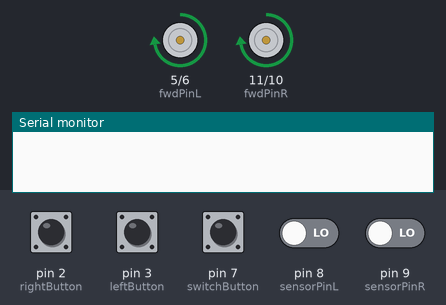
Bench run of a sketch on a simulated Arduino Uno, built with avr-gcc and run on an emulated ATmega328P. Shown: motor-driver pin pairs drawn as motors (green arrow = first pin HIGH = forward, orange = second pin HIGH = backward, longer = more drive), the last lines printed to the serial monitor. The test bench sets the inputs (shaded band); at power-on: pin 2 (rightButton), pin 3 (leftButton), pin 7 (switchButton), pin 8 (sensorPinL), pin 9 (sensorPinR) LOW.

Above: at 1.2 s.
1.3 s: pin 3 (leftButton) pulled HIGH for 0.15 s
At 2.1 s:
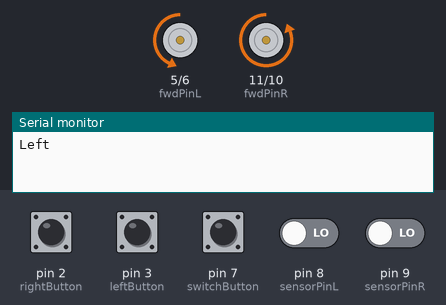
4.4 s: pin 2 (rightButton) pulled HIGH for 0.15 s
At 6.7 s:
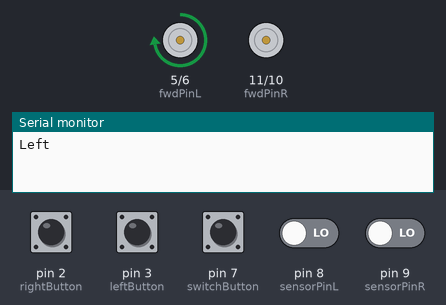
7.5 s: pin 7 (switchButton) pulled HIGH for 0.15 s
At 8.0 s:
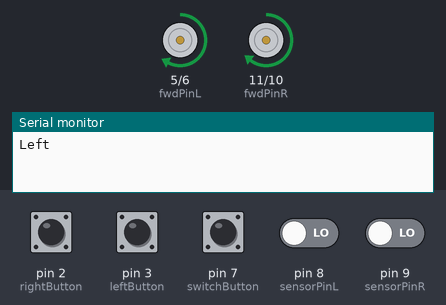
9.2 s: pin 8 (sensorPinL) driven HIGH
At 10.4 s:
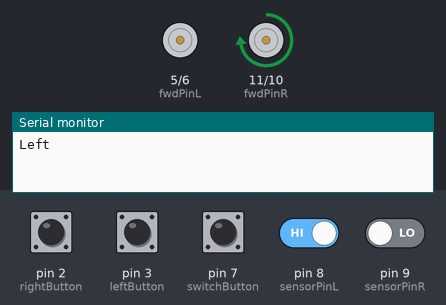
10.7 s: pin 9 (sensorPinR) driven HIGH
At 11.6 s:
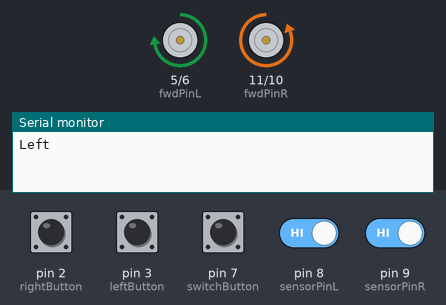
13.7 s: pin 9 (sensorPinR) driven LOW
At 15.8 s:
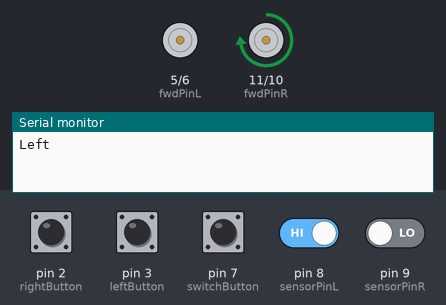
Timing chart, 0 to 17.2 s (numbered marks = the images above; inputs shaded):
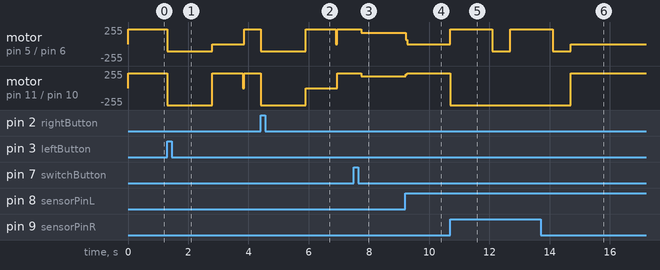

The sketch:

robot.ino
```cpp
int switchState;
int buttonStateL;
int buttonStateR;

int fwdSpeed = 12000;
int revSpeed = 6000;

int outputLeft;
int outputRight;

int leftButton = 3;
int rightButton = 2;

int fwdPinL = 5;
int revPinL = 6;

int fwdPinR = 11;
int revPinR = 10;

int sensorL;
int sensorR;
int sensorPinL = 8;
int sensorPinR = 9;

int switchButton = 7;
bool switchBool = true;

int reverse(int time) {
  analogWrite(fwdPinL, 0);
  analogWrite(fwdPinR, 0);

  analogWrite(revPinL, revSpeed);
  analogWrite(revPinR, revSpeed);

  delay(time);

  analogWrite(revPinL, 0);
  analogWrite(revPinR, 0);
}

int off() {
  analogWrite(revPinL, 0);
  analogWrite(revPinR, 0);
  analogWrite(fwdPinL, 0);
  analogWrite(fwdPinR, 0);
}

void setup() {
  Serial.begin(9600);

  pinMode(sensorPinL, INPUT);
  pinMode(sensorPinR, INPUT);
  pinMode(leftButton, INPUT);
  pinMode(rightButton, INPUT);
  pinMode(switchButton, INPUT);

  pinMode(fwdPinL, OUTPUT);
  pinMode(revPinL, OUTPUT);
  pinMode(fwdPinR, OUTPUT);
  pinMode(revPinR, OUTPUT);

  analogWrite(revPinL, 0);
  analogWrite(revPinR, 0);
  analogWrite(fwdPinL, fwdSpeed);
  analogWrite(fwdPinR, fwdSpeed);
}

void loop() {
  buttonStateL = digitalRead(leftButton);
  buttonStateR = digitalRead(rightButton);
  switchState = digitalRead(switchButton);
  sensorL = digitalRead(sensorPinL);
  sensorR = digitalRead(sensorPinR);

  if (switchState == HIGH) {
    switchBool = !switchBool;
    delay(200); // debounce
  }

  if (switchBool) {
    if (buttonStateL == HIGH) {
      turnLeft();
    } else if (buttonStateR == HIGH) {
      turnRight();
    } else {
      goForward();
    }
    delay(50);
  } else {
    if (sensorL == 1 && sensorR == 1) {
      off();
      analogWrite(fwdPinL, fwdSpeed);
      analogWrite(revPinR, fwdSpeed);
      delay(1400);

      off();
      analogWrite(revPinL, revSpeed);
      analogWrite(revPinR, revSpeed);
      delay(600);

      off();
    }
    else if (sensorL == 1) {
      analogWrite(fwdPinR, fwdSpeed);
      analogWrite(fwdPinL, 0);
    }
    else if (sensorR == 1) {
      analogWrite(fwdPinL, fwdSpeed);
      analogWrite(fwdPinR, 0);
    }
    else {
      goForward();
    }
  }
}

int turnRight() {
  reverse(1500);
  off();
  analogWrite(fwdPinL, fwdSpeed);
  delay(1000);
  off();
}

int turnLeft() {
  Serial.println("Left");
  reverse(1500);
  off();
  analogWrite(fwdPinR, fwdSpeed);
  delay(1000);
  off();
}

int goForward() {
  off();
  analogWrite(fwdPinL, fwdSpeed);
  analogWrite(fwdPinR, fwdSpeed);
}
```

Measured:
- after the input at 1.3 s, motor on pin 5 (fwdPinL) / pin 6 (revPinL): forward 224/255 → backward 112/255 at once, → stopped 1.5 s later, → forward 224/255 1.1 s later; motor on pin 11 (fwdPinR) / pin 10 (revPinR): forward 224/255 → backward 255/255 at once, → forward 224/255 1.5 s later
- after the input at 4.4 s, motor on pin 5 (fwdPinL) / pin 6 (revPinL): forward 224/255 → backward 112/255 at once, → forward 224/255 1.5 s later; motor on pin 11 (fwdPinR) / pin 10 (revPinR): forward 224/255 → backward 255/255 at once, → stopped 1.5 s later, → forward 224/255 1.1 s later
- after the input at 7.5 s, motor on pin 5 (fwdPinL) / pin 6 (revPinL): forward 224/255 → forward 167/255 after 0.24 s; motor on pin 11 (fwdPinR) / pin 10 (revPinR): forward 224/255 → forward 178/255 after 0.24 s
- after the input at 9.2 s, motor on pin 5 (fwdPinL) / pin 6 (revPinL): forward 167/255 → stopped at once; motor on pin 11 (fwdPinR) / pin 10 (revPinR): forward 178/255 → forward 224/255 at once
- after the input at 10.7 s, motor on pin 5 (fwdPinL) / pin 6 (revPinL): stopped → forward 224/255 at once, → backward 112/255 1.4 s later, → forward 224/255 0.60 s later; motor on pin 11 (fwdPinR) / pin 10 (revPinR): forward 224/255 → backward 255/255 at once
- after the input at 13.7 s, motor on pin 11 (fwdPinR) / pin 10 (revPinR): backward 255/255 → forward 224/255 after 1.0 s
